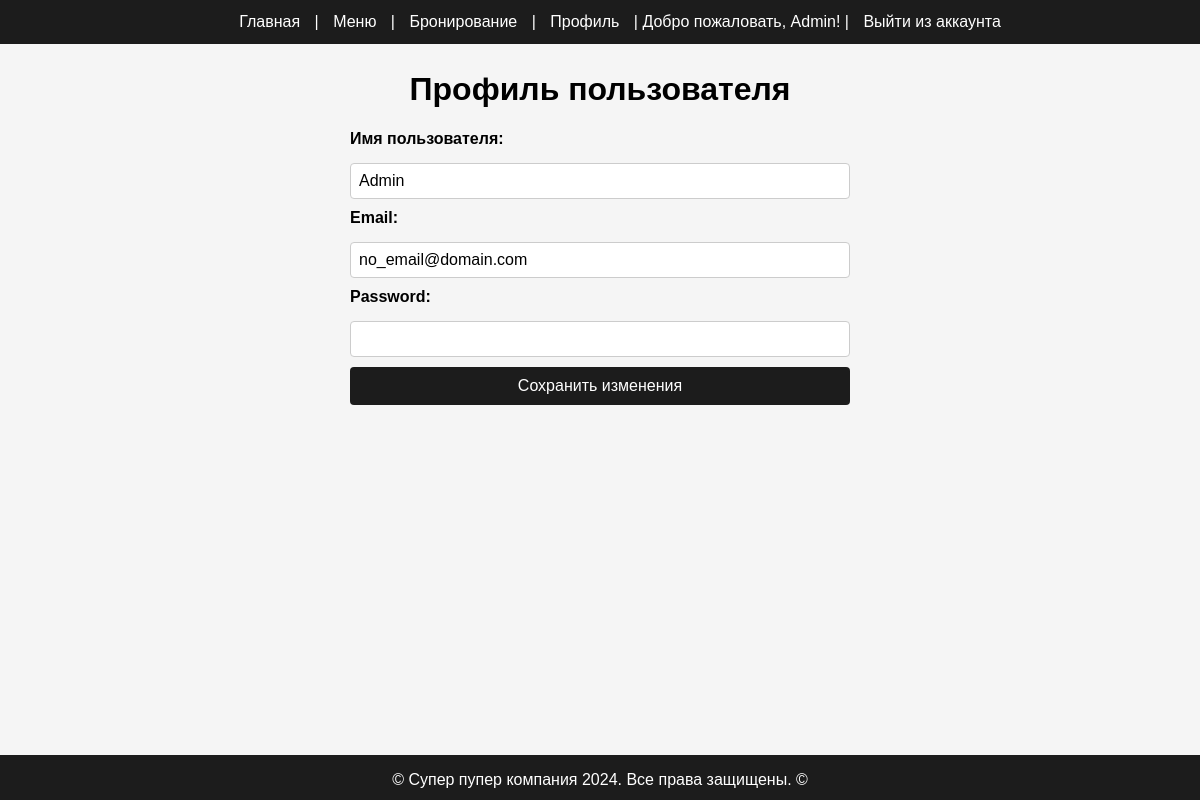
Screenshot of /profile (signed in) with the database file from the repository.
### tables this page shows
CREATE TABLE users (
                    id INTEGER PRIMARY KEY AUTOINCREMENT,
                    username TEXT UNIQUE NOT NULL,
                    password TEXT NOT NULL
                , email TEXT DEFAULT 'no_email@domain.com');

### app.py (the view, shortened to what this page needs)
@app.route('/profile', methods=['GET', 'POST'])
def profile():
    if 'user' not in session:
        flash('Сначала войдите в аккаунт.', 'error')
        return redirect(url_for('login'))
    username = session['user']
    conn = sqlite3.connect('users.db')
    c = conn.cursor()
    c.execute("SELECT username, email FROM users WHERE username = ?", (username,))
    user_data = c.fetchone()
    conn.close()
    return render_template('profile.html', user=user_data)

### templates/profile.html (shortened to what this page needs)
{% extends 'base.html' %}
{% block content %}
<body>
    <h1>Профиль пользователя</h1>
    <form method="POST">
        <label for="username">Имя пользователя:</label>
        <input type="text" name="username" value="{{ user[0] }}" required>
        <label for="email">Email:</label>
        <input type="email" name="email" value="{{ user[1] }}" required>
        <label for="password">Password:</label>
        <input type="password" name="password" value="{{ user[2] }}" required>
        <button type="submit">Сохранить изменения</button>
    </form>
</body>
{% endblock %}

### templates/base.html (shortened to what this page needs)
<!DOCTYPE html>
<html lang="en">
<head>
    <link rel="stylesheet" href="/static/css/styles.css">
</head>
<body>
    <header>
        <nav>
            <a href="/">Главная</a> |
            <a href="/menu">Меню</a>
            {% if session.get('user') %}
                | <a href="/booking">Бронирование</a>
                | <a href="/profile">Профиль</a>
                | <span>Добро пожаловать, {{ session['user'] }}!</span>
                | <a href="/logout">Выйти из аккаунта</a>
            {% else %}
                | <a href="/register">Зарегестрироваться</a>
                | <a href="/login">Войти в аккаунт</a>
            {% endif %}
        </nav>
    </header>
    <main>
        {% block content %}{% endblock %}
    </main>
    <footer>
        <p>&copy; Супер пупер компания 2024. Все права защищены. &copy;</p>
    </footer>
</body>
</html>

### static/css/styles.css (style rules this page uses)
body { font-family: Arial, sans-serif; margin: 0; padding: 0; background-color: #F5F5F5; }
header { width: 100%; position: fixed; background-color: #1C1C1C; color: white; padding: 13px 20px; text-align: center; }
nav { display: inline-block; }
nav a { color: white; text-decoration: none; margin: 0 10px; display: inline-block; }
main { padding: 50px; }
footer { text-align: center; background-color: #1C1C1C; color: white; position: fixed; bottom: 0; width: 100%; height: 45px; }
.booking-form, form { max-width: 500px; margin: 20px auto; display: flex; flex-direction: column; gap: 10px; }
.booking-form label, form label { font-weight: bold; margin-bottom: 5px; }
.booking-form input, form input, form textarea { padding: 8px; border: 1px solid #ccc; border-radius: 4px; font-size: 16px; }
.booking-form button, form button { padding: 10px 15px; background-color: #1C1C1C; color: white; border: none; border-radius: 4px; cursor: pointer; font-size: 16px; }
h1, h2 { text-align: center; }

### rows the page displays
users: user "Admin", username "Admin", email "no_email@domain.com"
